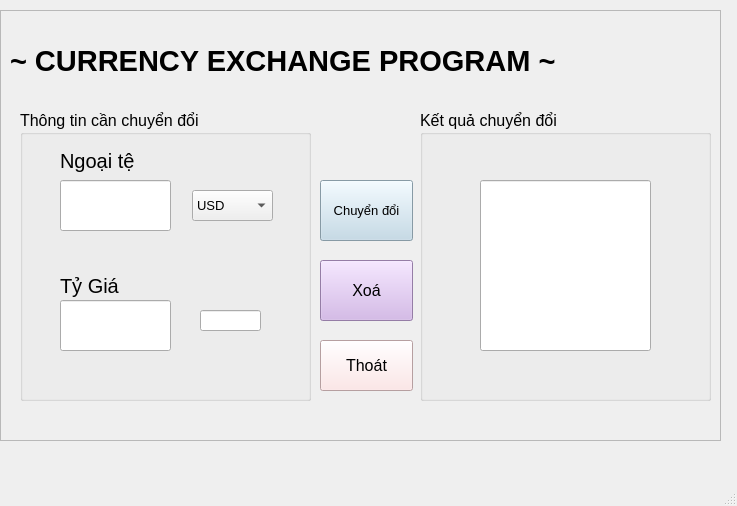
<?xml version="1.0" encoding="UTF-8"?>
<ui version="4.0">
 <class>MainWindow</class>
 <widget class="QMainWindow" name="MainWindow">
  <property name="geometry">
   <rect>
    <x>0</x>
    <y>0</y>
    <width>737</width>
    <height>506</height>
   </rect>
  </property>
  <property name="windowTitle">
   <string>Đặng Ngọc Hoài Phương</string>
  </property>
  <widget class="QWidget" name="centralwidget">
   <widget class="QLabel" name="label">
    <property name="geometry">
     <rect>
      <x>10</x>
      <y>-10</y>
      <width>721</width>
      <height>141</height>
     </rect>
    </property>
    <property name="font">
     <font>
      <pointsize>22</pointsize>
      <weight>75</weight>
      <bold>true</bold>
     </font>
    </property>
    <property name="styleSheet">
     <string notr="true">
border-color: rgb(255, 193, 195);</string>
    </property>
    <property name="text">
     <string>~ CURRENCY EXCHANGE PROGRAM ~</string>
    </property>
   </widget>
   <widget class="QGroupBox" name="groupBox">
    <property name="geometry">
     <rect>
      <x>20</x>
      <y>110</y>
      <width>291</width>
      <height>291</height>
     </rect>
    </property>
    <property name="font">
     <font>
      <pointsize>12</pointsize>
     </font>
    </property>
    <property name="styleSheet">
     <string notr="true">border-color: rgb(252, 146, 158);</string>
    </property>
    <property name="title">
     <string>Thông tin cần chuyển đổi</string>
    </property>
    <widget class="QLabel" name="label_2">
     <property name="geometry">
      <rect>
       <x>40</x>
       <y>30</y>
       <width>111</width>
       <height>41</height>
      </rect>
     </property>
     <property name="font">
      <font>
       <pointsize>15</pointsize>
      </font>
     </property>
     <property name="text">
      <string>Ngoại tệ</string>
     </property>
    </widget>
    <widget class="QLabel" name="label_3">
     <property name="geometry">
      <rect>
       <x>40</x>
       <y>160</y>
       <width>81</width>
       <height>31</height>
      </rect>
     </property>
     <property name="font">
      <font>
       <pointsize>15</pointsize>
      </font>
     </property>
     <property name="text">
      <string>Tỷ Giá</string>
     </property>
    </widget>
    <widget class="QLineEdit" name="ngoaite">
     <property name="geometry">
      <rect>
       <x>40</x>
       <y>70</y>
       <width>111</width>
       <height>51</height>
      </rect>
     </property>
     <property name="font">
      <font>
       <pointsize>15</pointsize>
      </font>
     </property>
    </widget>
    <widget class="QComboBox" name="donggia">
     <property name="geometry">
      <rect>
       <x>172</x>
       <y>80</y>
       <width>81</width>
       <height>31</height>
      </rect>
     </property>
     <property name="font">
      <font>
       <pointsize>10</pointsize>
      </font>
     </property>
     <item>
      <property name="text">
       <string>USD</string>
      </property>
     </item>
     <item>
      <property name="text">
       <string>EUR</string>
      </property>
     </item>
     <item>
      <property name="text">
       <string>GBP</string>
      </property>
     </item>
     <item>
      <property name="text">
       <string>JPY</string>
      </property>
     </item>
     <item>
      <property name="text">
       <string>AUD</string>
      </property>
     </item>
     <item>
      <property name="text">
       <string>SGD</string>
      </property>
     </item>
     <item>
      <property name="text">
       <string>THB</string>
      </property>
     </item>
     <item>
      <property name="text">
       <string>HKD</string>
      </property>
     </item>
     <item>
      <property name="text">
       <string>CNY</string>
      </property>
     </item>
     <item>
      <property name="text">
       <string>KRW</string>
      </property>
     </item>
    </widget>
    <widget class="QLineEdit" name="tygia">
     <property name="geometry">
      <rect>
       <x>40</x>
       <y>190</y>
       <width>111</width>
       <height>51</height>
      </rect>
     </property>
     <property name="font">
      <font>
       <pointsize>15</pointsize>
      </font>
     </property>
    </widget>
    <widget class="QLineEdit" name="lineEdit_tygianhap">
     <property name="geometry">
      <rect>
       <x>180</x>
       <y>200</y>
       <width>61</width>
       <height>21</height>
      </rect>
     </property>
    </widget>
   </widget>
   <widget class="QGroupBox" name="groupBox_2">
    <property name="geometry">
     <rect>
      <x>420</x>
      <y>110</y>
      <width>291</width>
      <height>291</height>
     </rect>
    </property>
    <property name="font">
     <font>
      <pointsize>12</pointsize>
     </font>
    </property>
    <property name="styleSheet">
     <string notr="true">border-color: rgb(252, 146, 158);</string>
    </property>
    <property name="title">
     <string>Kết quả chuyển đổi</string>
    </property>
    <widget class="QLineEdit" name="lineEdit_ketqua">
     <property name="geometry">
      <rect>
       <x>60</x>
       <y>70</y>
       <width>171</width>
       <height>171</height>
      </rect>
     </property>
     <property name="font">
      <font>
       <pointsize>20</pointsize>
      </font>
     </property>
    </widget>
   </widget>
   <widget class="QPushButton" name="chuyendoi">
    <property name="geometry">
     <rect>
      <x>320</x>
      <y>180</y>
      <width>93</width>
      <height>61</height>
     </rect>
    </property>
    <property name="font">
     <font>
      <pointsize>10</pointsize>
     </font>
    </property>
    <property name="styleSheet">
     <string notr="true">background-color: rgb(189, 215, 231);</string>
    </property>
    <property name="text">
     <string>Chuyển đổi</string>
    </property>
   </widget>
   <widget class="QPushButton" name="xoa">
    <property name="geometry">
     <rect>
      <x>320</x>
      <y>260</y>
      <width>93</width>
      <height>61</height>
     </rect>
    </property>
    <property name="font">
     <font>
      <pointsize>12</pointsize>
     </font>
    </property>
    <property name="styleSheet">
     <string notr="true">background-color: rgb(209, 175, 232);</string>
    </property>
    <property name="text">
     <string>Xoá</string>
    </property>
   </widget>
   <widget class="QFrame" name="frame">
    <property name="geometry">
     <rect>
      <x>0</x>
      <y>10</y>
      <width>721</width>
      <height>431</height>
     </rect>
    </property>
    <property name="styleSheet">
     <string notr="true"/>
    </property>
    <property name="frameShape">
     <enum>QFrame::StyledPanel</enum>
    </property>
    <property name="frameShadow">
     <enum>QFrame::Raised</enum>
    </property>
    <widget class="QPushButton" name="pushButton_thoat">
     <property name="geometry">
      <rect>
       <x>320</x>
       <y>330</y>
       <width>93</width>
       <height>51</height>
      </rect>
     </property>
     <property name="font">
      <font>
       <pointsize>12</pointsize>
       <weight>50</weight>
       <bold>false</bold>
      </font>
     </property>
     <property name="styleSheet">
      <string notr="true">background-color: rgb(255, 223, 224);</string>
     </property>
     <property name="text">
      <string>Thoát</string>
     </property>
    </widget>
   </widget>
   <zorder>frame</zorder>
   <zorder>label</zorder>
   <zorder>groupBox</zorder>
   <zorder>groupBox_2</zorder>
   <zorder>chuyendoi</zorder>
   <zorder>xoa</zorder>
  </widget>
  <widget class="QMenuBar" name="menubar">
   <property name="geometry">
    <rect>
     <x>0</x>
     <y>0</y>
     <width>737</width>
     <height>26</height>
    </rect>
   </property>
  </widget>
  <widget class="QStatusBar" name="statusbar"/>
 </widget>
 <resources>
  <include location="../../../../Qtdesign/Image/frame.qrc"/>
 </resources>
 <connections>
  <connection>
   <sender>xoa</sender>
   <signal>clicked()</signal>
   <receiver>ngoaite</receiver>
   <slot>clear()</slot>
   <hints>
    <hint type="sourcelabel">
     <x>366</x>
     <y>316</y>
    </hint>
    <hint type="destinationlabel">
     <x>115</x>
     <y>231</y>
    </hint>
   </hints>
  </connection>
  <connection>
   <sender>xoa</sender>
   <signal>clicked()</signal>
   <receiver>lineEdit_ketqua</receiver>
   <slot>clear()</slot>
   <hints>
    <hint type="sourcelabel">
     <x>366</x>
     <y>316</y>
    </hint>
    <hint type="destinationlabel">
     <x>565</x>
     <y>291</y>
    </hint>
   </hints>
  </connection>
  <connection>
   <sender>xoa</sender>
   <signal>clicked()</signal>
   <receiver>tygia</receiver>
   <slot>clear()</slot>
   <hints>
    <hint type="sourcelabel">
     <x>366</x>
     <y>316</y>
    </hint>
    <hint type="destinationlabel">
     <x>115</x>
     <y>351</y>
    </hint>
   </hints>
  </connection>
  <connection>
   <sender>pushButton_thoat</sender>
   <signal>clicked()</signal>
   <receiver>MainWindow</receiver>
   <slot>close()</slot>
   <hints>
    <hint type="sourcelabel">
     <x>366</x>
     <y>379</y>
    </hint>
    <hint type="destinationlabel">
     <x>368</x>
     <y>252</y>
    </hint>
   </hints>
  </connection>
 </connections>
</ui>
